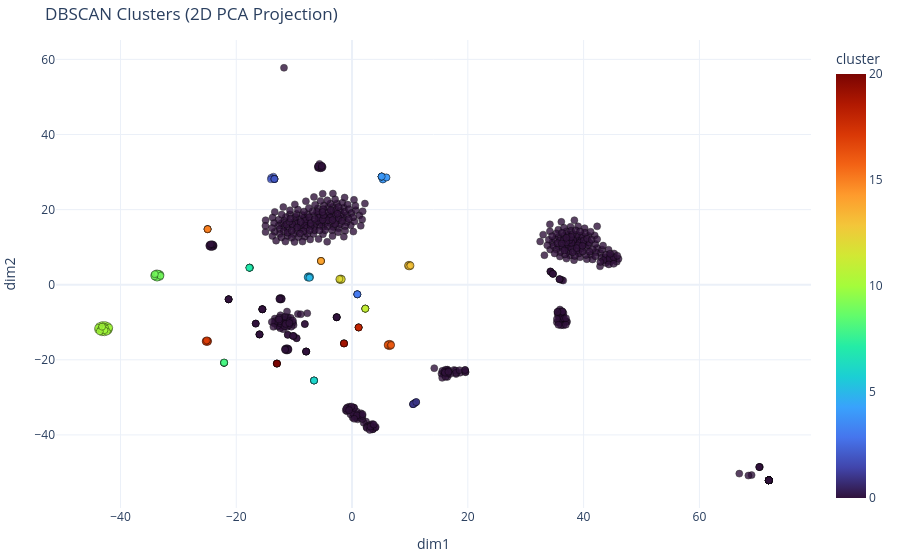

Source (notebook cell):
### Code cell
plot_clusters_interactive(
    df_filtered,
    hover_cols=['GlobalEventID', 'state', 'EventCode', 'cluster'],
    title='DBSCAN Clusters (2D PCA Projection)'
)

### Figure 1 — Plotly figure (JSON) as saved in the notebook; plotly's stock layout.template omitted (floating-point values rounded to 4 significant figures; data arrays with more than 128 entries replaced by an {"elided": "..."} marker saying what was removed)
{"data": [{"customdata": {"elided": "685x4 mixed values"}, "hovertemplate": "dim1=%{x}<br>dim2=%{y}<br>GlobalEventID=%{customdata[0]}<br>state=%{customdata[1]}<br>EventCode=%{customdata[2]}<br>cluster=%{marker.color}<extra></extra>", "legendgroup": "", "marker": {"color": {"elided": "685 int values"}, "coloraxis": "coloraxis", "line": {"color": "black", "width": 0.5}, "opacity": 0.8, "size": 7, "symbol": "circle"}, "mode": "markers", "name": "", "orientation": "v", "showlegend": false, "type": "scatter", "x": {"elided": "685 float values"}, "xaxis": "x", "y": {"elided": "685 float values"}, "yaxis": "y"}], "layout": {"coloraxis": {"colorbar": {"title": {"text": "cluster"}}, "colorscale": [[0, "#30123b"], [0.07143, "#4145ab"], [0.1429, "#4675ed"], [0.2143, "#39a2fc"], [0.2857, "#1bcfd4"], [0.3571, "#24eca6"], [0.4286, "#61fc6c"], [0.5, "#a4fc3b"], [0.5714, "#d1e834"], [0.6429, "#f3c63a"], [0.7143, "#fe9b2d"], [0.7857, "#f36315"], [0.8571, "#d93806"], [0.9286, "#b11901"], [1, "#7a0402"]]}, "hoverlabel": {"bgcolor": "white", "font": {"size": 12}}, "legend": {"title": {"text": "Cluster"}, "tracegroupgap": 0}, "margin": {"b": 10, "l": 10, "r": 10, "t": 40}, "title": {"text": "DBSCAN Clusters (2D PCA Projection)"}, "xaxis": {"anchor": "y", "domain": [0, 1], "title": {"text": "dim1"}}, "yaxis": {"anchor": "x", "domain": [0, 1], "title": {"text": "dim2"}}}}
